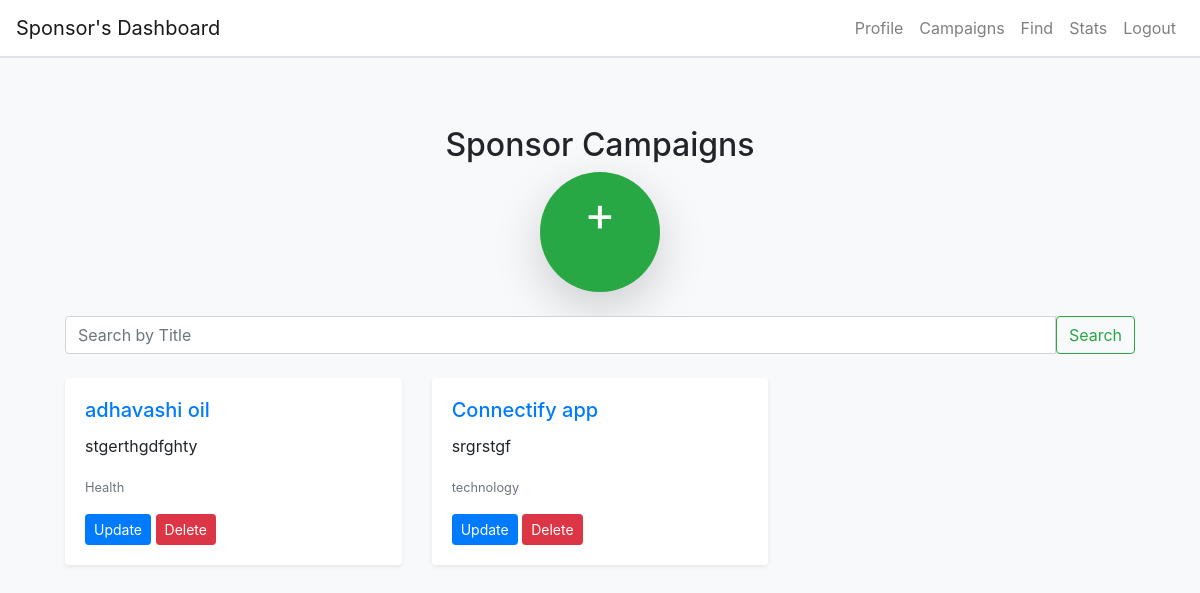
Page /sponsor_campaigns (signed in) on the earlier database version.
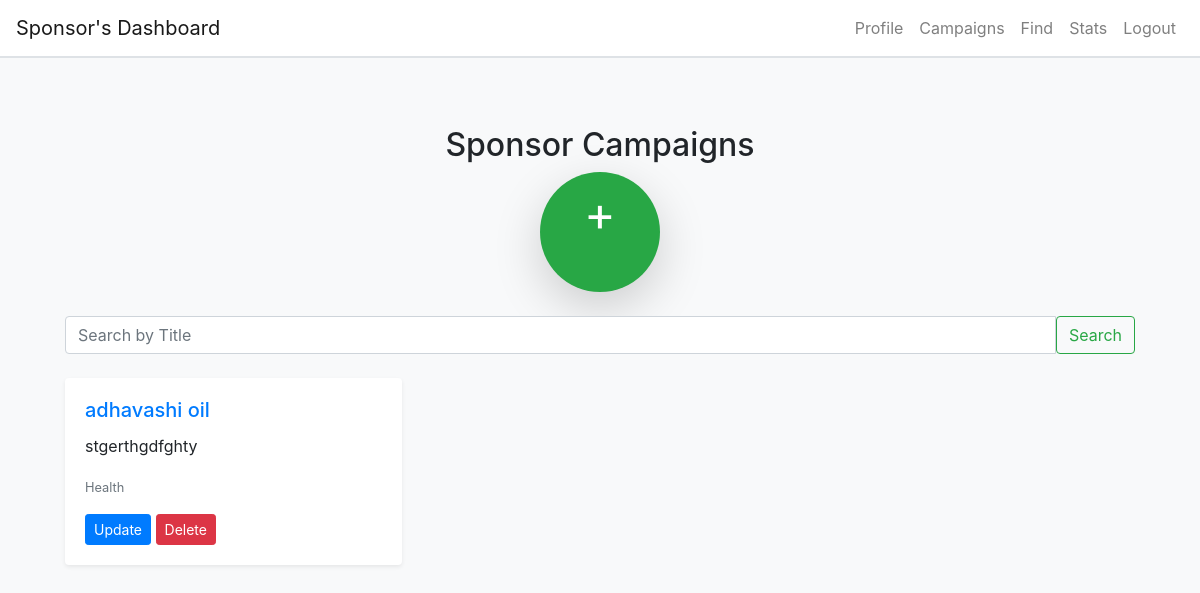
Same page on the later database version.
### app.py (models this page shows, shortened)
class Campaign(db.Model):
    id = db.Column(db.Integer, primary_key=True)
    title = db.Column(db.String(100), nullable=False)
    description = db.Column(db.Text, nullable=False)
    image = db.Column(db.String(200), nullable=True)
    niche = db.Column(db.String(50), nullable=False)
    budget = db.Column(db.Float, nullable=False)
    is_public = db.Column(db.Boolean, nullable=False, default=True)
    start_date = db.Column(db.DateTime, nullable=False)
    end_date = db.Column(db.DateTime, nullable=False)
    is_flagged = db.Column(db.Boolean, default=False)
    influencer_id = db.Column(db.Integer, db.ForeignKey('influencers.id'))
    influencer = db.relationship('Influencer', back_populates='campaigns')
    sponsor_id = db.Column(db.Integer, db.ForeignKey('sponsors.id'), nullable=False)
    ad_requests = db.relationship('AdRequest', back_populates='campaign', cascade='all, delete-orphan')
    sponsor = db.relationship('Sponsor', backref='campaigns')

### app.py (the view)
@app.route('/sponsor_campaigns')
def sponsor_campaigns():
    if 'user_id' not in session or session.get('user_role') != 'sponsor':
        flash('You need to log in first.', 'warning')
        return redirect(url_for('login'))
    user_role = session.get('user_role')
    sponsor = Sponsor.query.filter_by(user_id=session['user_id']).first()
    search_query = request.args.get('search')
    if search_query:
        campaigns = Campaign.query.filter(Campaign.sponsor_id == sponsor.id, Campaign.title.ilike(f"%{search_query}%")).all()
    else:
        campaigns = Campaign.query.filter_by(sponsor_id=sponsor.id).all()
    return render_template('sponsor_campaigns.html', user_role=user_role, campaigns=campaigns, sponsor=sponsor)

### templates/sponsor_campaigns.html (shortened to what this page needs)
{% extends "base.html" %} {% block title %}Sponsor Campaigns{% endblock %} {%
block content %}
<div class="container mt-5">
  <div class="text-center">
    <h2>Sponsor Campaigns</h2>
    <a
      href="{{ url_for('add_campaign',sponsor_id=sponsor.id) }}"
      class="btn btn-primary rounded-circle shadow-lg add-campaign-btn"
    >
      <span style="font-size: 3rem">+</span>
    </a>
  </div>
  <form
    class="mt-4 mb-3"
    method="GET"
    action="{{ url_for('sponsor_campaigns') }}"
  >
    <div class="input-group">
      <input
        type="text"
        class="form-control"
        name="search"
        placeholder="Search by Title"
        aria-label="Search by Title"
      />
      <button class="btn btn-outline-success" type="submit">Search</button>
    </div>
  </form>
  <div class="row mt-4">
    {% for campaign in campaigns %}
    <div class="col-md-4 mb-4">
      <div class="card shadow-sm">
        <div class="card-body">
          <h5 class="card-title">
            <a href="{{ url_for('campaign_details', campaign_id=campaign.id) }}"
              >{{ campaign.title }}</a
            >
          </h5>
          <p class="card-text">{{ campaign.description }}</p>
          <p class="card-text">
            <small class="text-muted">{{ campaign.niche }}</small>
          </p>
          <div class="mt-3">
            <a
              href="{{ url_for('update_campaign', campaign_id=campaign.id) }}"
              class="btn btn-primary btn-sm"
              >Update</a
            >
            <form
              action="{{ url_for('delete_campaign', campaign_id=campaign.id) }}"
              method="POST"
              style="display: inline"
            >
              <button type="submit" class="btn btn-danger btn-sm">
                Delete
              </button>
            </form>
          </div>
        </div>
      </div>
    </div>
    {% endfor %}
  </div>
</div>
{% endblock %}

Differences in the rows shown:
removed Campaign: title "Connectify app", description "srgrstgf", niche "technology"
